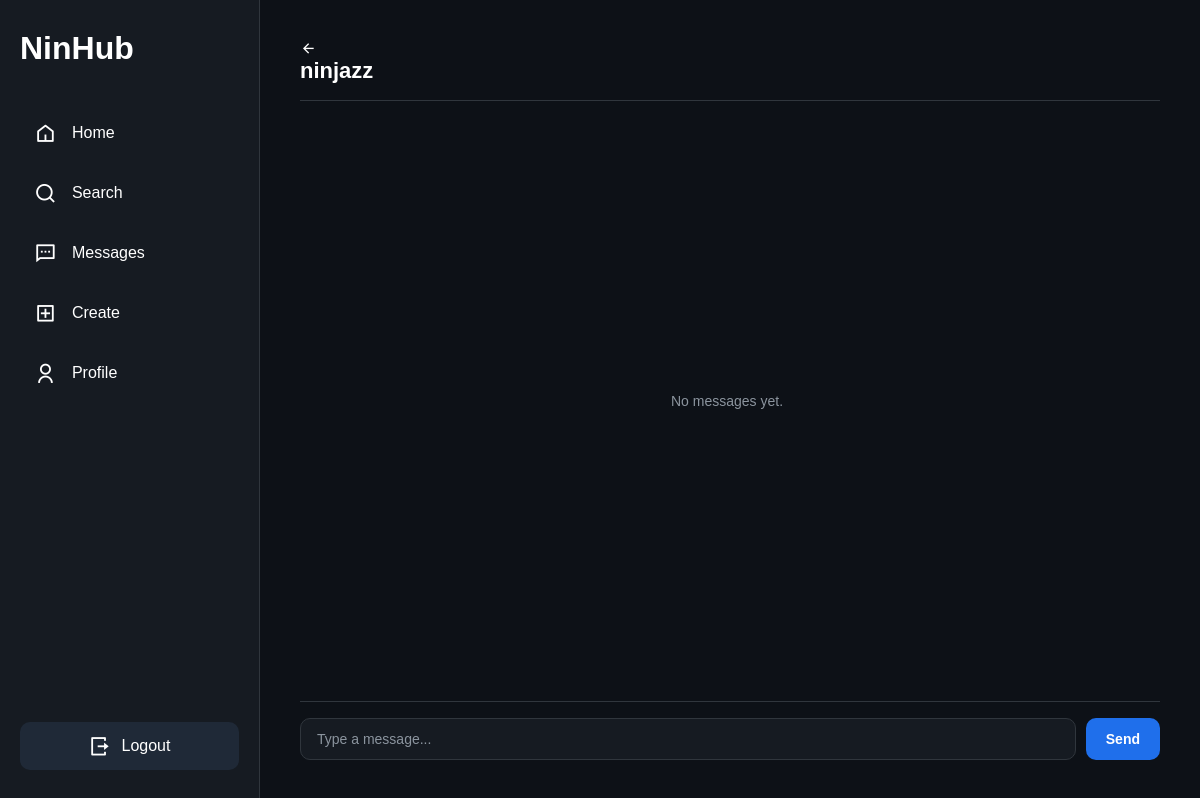
Before: /social/chat/ninjazz/ (signed in) with the older database file.
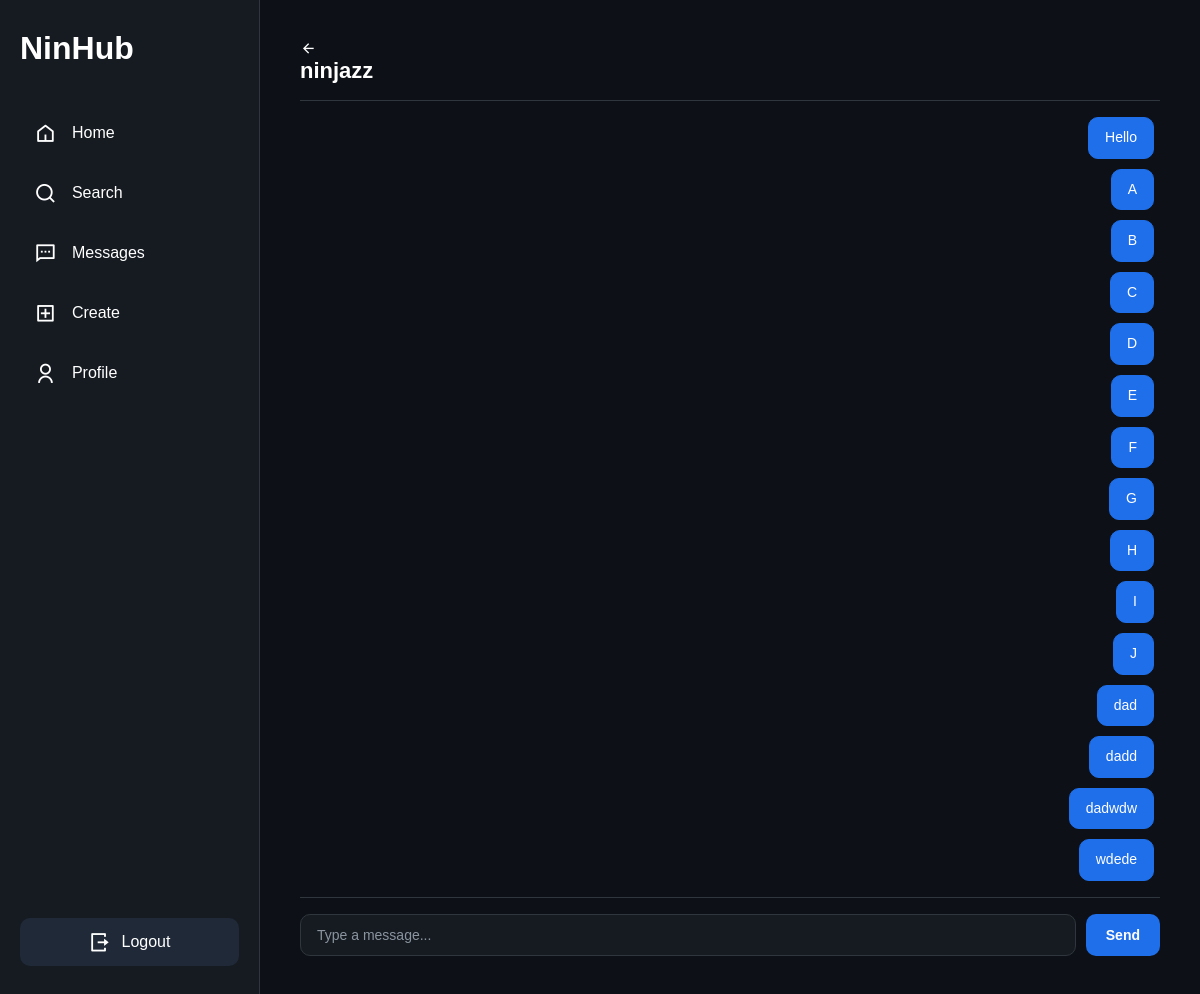
After: the same page with the newer database file.
### social/models.py (models this page shows)
class Message(models.Model):
    sender = models.ForeignKey(User, on_delete=models.CASCADE, related_name="sent_messages")
    receiver = models.ForeignKey(User, on_delete=models.CASCADE, related_name="received_messages")
    text = models.TextField(max_length=1000)
    created_at = models.DateTimeField(auto_now_add=True)
    is_read = models.BooleanField(default=False)
    class Meta:
        ordering = ["created_at"]

### social/views.py (the view, shortened to what this page needs)
# urls.py: path("chat/", views.chat_list, name="chat_list"),
@login_required
def chat(request, username):
    other_user = get_object_or_404(User, username=username)
    Message.objects.filter(sender=other_user, receiver=request.user, is_read=False).update(is_read=True)
    Notification.objects.filter(user=request.user, sender=other_user, is_read=False).update(is_read=True)
    messages = Message.objects.filter(
        Q(sender=request.user, receiver=other_user) | Q(sender=other_user, receiver=request.user)
    )
    return render(request, "social/chat.html", {"other_user": other_user, "messages": messages})

### social/templates/social/chat.html (shortened to what this page needs)
{% extends "base.html" %}
{% block content %}
<div class="chat-page">
  <div class="chat-header">
    <a href="{% url 'chat_list' %}">
        <i class="ri-arrow-left-line"></i>
    </a>
    <h2>{{ other_user.username }}</h2>
  </div>
    <div class="messages" id="messages" data-last-id="{{ messages.last.id|default:0 }}">
        {% for message in messages %}
            <div class="bubble-row {% if message.sender == request.user %}sent{% else %}received{% endif %}" data-id="{{ message.id }}">
                <div class="bubble">
                    {{ message.text }}
                </div>
            </div>
        {% empty %}
            <p class="no-messages">No messages yet.</p>
        {% endfor %}
    </div>
  <form method="POST" class="chat-form">
    <input
      type="text"
      name="message"
      autocomplete="off"
      placeholder="Type a message..."
      required
    >
    <button type="submit">Send</button>
  </form>
</div>
{% endblock %}

### user/templates/base.html (shortened to what this page needs)
{% load static %}
<!DOCTYPE html>
<html lang="en">
    <head>
        <link rel="stylesheet" href="{% static 'css/base.css' %}">
        <link href="https://cdn.jsdelivr.net/npm/remixicon/fonts/remixicon.css" rel="stylesheet">
    </head>
    <body>
        <div class="layout">
            <aside class="sidebar">
                <h1 class="logo">NinHub</h1>
                <nav>
                    <a href="{% url 'home' %}" class="{% if request.resolver_match.url_name == 'home' %}active{% endif %}">
                        <i class="ri-home-5-line"></i>
                        <span>Home</span>
                    </a>
                    <a href="{% url 'search' %}" class="{% if request.resolver_match.url_name == 'search' %}active{% endif %}">
                        <i class="ri-search-line"></i>
                        <span>Search</span>
                    </a>
                        <a href="{% url 'chat_list' %}" class="{% if request.resolver_match.url_name == 'chat_list' %}active{% endif %}">
                        <i class="ri-message-2-line"></i>
                        <span>Messages</span>
                    </a>
                    <a href="{% url 'create-post' %}" class="{% if request.resolver_match.url_name == 'create_post' %}active{% endif %}">
                        <i class="ri-add-box-line"></i>
                        <span>Create</span>
                    </a>
                    <a href="{% url 'me' %}" class="{% if request.resolver_match.url_name == 'me' %}active{% endif %}">
                        <i class="ri-user-line"></i>
                        <span>Profile</span>
                    </a>
                </nav>
                <div class="logout-container">
                    <a href="{% url 'logout' %}" class="logout-btn">
                        <i class="ri-logout-box-r-line"></i>
                        <span>Logout</span>
                    </a>
                </div>
            </aside>
            <main class="content">
                {% block content %}
                {% endblock %}
            </main>
        </div>
    </body>
</html>

### static/css/base.css (style rules this page uses)
* { margin:0; padding:0; box-sizing:border-box; font-family:Arial,sans-serif; }
body { background:#0d1117; color:white; }
a { text-decoration:none; color:inherit; }
.layout { display:flex; min-height:100vh; flex:1; }
.sidebar { width:260px; background:#161b22; border-right:1px solid #30363d; display:flex; flex-direction:column; padding:30px 20px; position:sticky; top:0; height:100vh; flex-shrink:0; }
.logo { font-size:32px; margin-bottom:40px; }
.sidebar nav { display:flex; flex-direction:column; gap:8px; }
.sidebar nav a { display:flex; align-items:center; gap:15px; padding:14px; border-radius:10px; transition:.25s; }
.sidebar i { font-size:22px; }
.logout-container { margin-top:auto; }
.logout-btn { display:flex; justify-content:center; align-items:center; gap:10px; background:#1f2937; padding:12px; border-radius:10px; transition:.25s; }
.content { flex:1; padding:40px; }

### social/templates/social/chat.html (style rules this page uses)
.chat-page { display:flex; flex-direction:column; height:calc(100vh - 80px); background:transparent; }
.chat-header { padding-bottom:16px; margin-bottom:16px; border-bottom:1px solid #30363d; }
.chat-header h2 { font-size:22px; font-weight:600; }
.messages { flex:1; overflow-y:auto; display:flex; flex-direction:column; gap:10px; padding-right:6px; background:transparent; }
.bubble-row { display:flex; max-width:65%; }
.bubble-row.sent { align-self:flex-end; }
.bubble { padding:10px 16px; border-radius:10px; font-size:14px; line-height:1.4; border:1px solid #30363d; transition:.25s; }
.sent .bubble { background:#1f6feb; border-color:#1f6feb; color:#ffffff; }
.chat-form { display:flex; gap:10px; padding-top:16px; margin-top:16px; border-top:1px solid #30363d; }
.chat-form input[type="text"] { flex:1; padding:12px 16px; border-radius:10px; border:1px solid #30363d; background:#161b22; color:white; font-size:14px; outline:none; transition:.25s; }
.chat-form input[type="text"]::placeholder { color:#8b949e; }
.chat-form button { padding:12px 20px; border:none; border-radius:10px; background:#1f6feb; color:white; font-weight:600; font-size:14px; cursor:pointer; transition:.25s; }

Changed rows visible on the page:
added Message: text "Hello"
added Message: text "A"
added Message: text "B"
added Message: text "C"
added Message: text "D"
added Message: text "E"
added Message: text "F"
added Message: text "G"
added Message: text "H"
added Message: text "I"
added Message: text "J"
added Message: text "dad"
added Message: text "dadd"
added Message: text "dadwdw"
added Message: text "wdede"
Other visible differences:
text no longer shown: "No messages yet."
